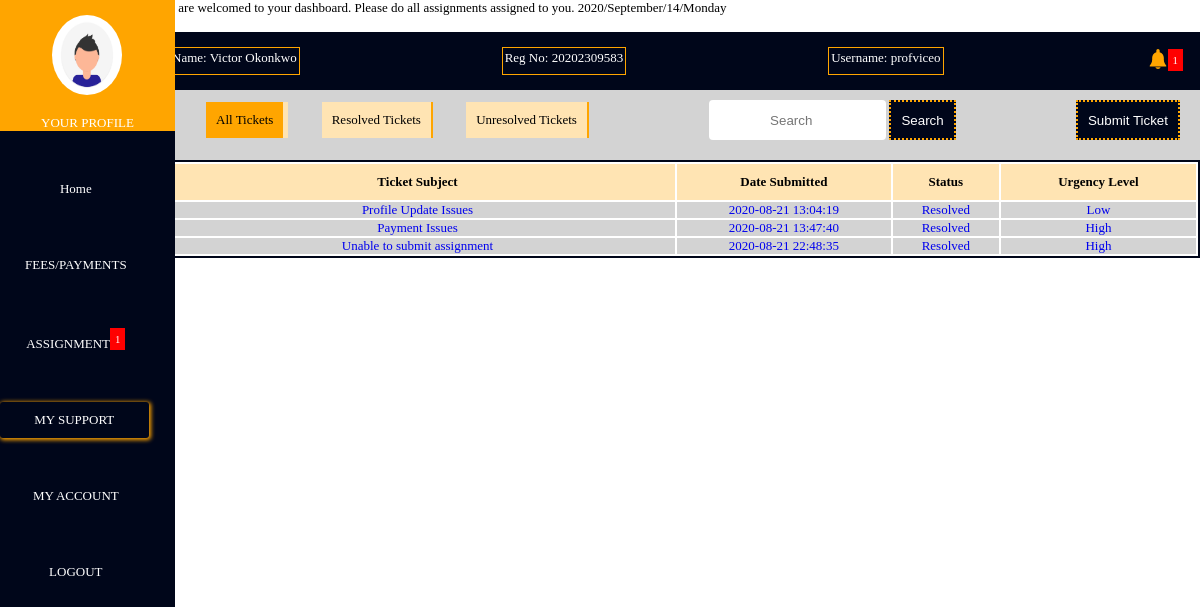
The page /Tickets.php (signed in) on the database its author committed.
### tables this page shows
CREATE TABLE `user_profile` (
  `id` int(11) NOT NULL,
  `user_id` int(11) NOT NULL,
  `Profile_img_stat` int(11) NOT NULL,
  `Reg_No` varchar(256) NOT NULL,
  `profilestatus` int(11) NOT NULL
);

CREATE TABLE `tickets` (
  `id` int(11) NOT NULL,
  `User_id` int(11) NOT NULL,
  `Subject` text NOT NULL,
  `Related` tinytext NOT NULL,
  `Urgency` tinytext NOT NULL,
  `Message` text NOT NULL,
  `is_active` tinytext NOT NULL,
  `FileName` varchar(256) NOT NULL,
  `Date` datetime NOT NULL DEFAULT current_timestamp()
);

### includes/Autoloader.inc.php (called while the page is built, shortened)
<?php
	function Autoloader($classname){
		$Ext = ".class.php";
		$url = "$_SERVER[HTTP_HOST]$_SERVER[REQUEST_URI]";
		if (preg_match("/includes/", $url)) {
			$path = "../classes/";
		}elseif(!preg_match("/includes/", $url)){
			$path = "classes/";
		}
		$filepath = $path.$classname.$Ext;
	}

### classes/Dbh.class.php (called while the page is built)
<?php
	Class Dbh{
		private $Host = 'localhost';
		private $User = 'root';
		private $Pwd = '';
		private $DbName = 'maraine';
		public function Connect(){
			$dsn = "mysql:host=".$this->Host.";dbname=".$this->DbName;
			$pdo = new PDO($dsn, $this->User , $this->Pwd);
			$pdo->setAttribute(PDO::ATTR_DEFAULT_FETCH_MODE , PDO::FETCH_ASSOC);
			return $pdo;
		}
	}

### classes/User.class.php (called while the page is built, shortened)
<?php
	class User extends Dbh{
		public function GetTickets(){
			$sql = "SELECT * FROM tickets WHERE User_id = ?";
			$stmt = $this->Connect()->prepare($sql);
			$stmt->execute([$_SESSION['userid']]);
			$tickets = $stmt->fetchAll();
			return $tickets;
		}
	}

### Tickets.php (the view, shortened to what this page needs)
<?php
	require_once 'includes/Autoloader.inc.php';
?>
<!DOCTYPE html>
<html>
<head>
	<link rel="stylesheet" type="text/css" href="css/header.css">
	<link rel="stylesheet" type="text/css" href="css/assignments.css">
</head><body>
<?php
 require 'template.php';
?>
</div>
	<div class="wrapper">
		<section class="ul_container">
		<ul>
			 <a href="Tickets.php"><li class="assign">All Tickets</li></a>
			<a href="Tickets.php?true"><li>Resolved Tickets</li></a>
			<a href="Tickets.php?false"><li>Unresolved Tickets</li></a>
			</ul>
			<form>
				<input type="search" name="search" placeholder="Search">
				<button type="submit" name="submit">Search</button>
			</form>
			<a href="subticket.php"><button type="submit" name="submit">Submit Ticket</button></a>
		</section>
		<section class="longrow">
			<table>
				<th>Ticket Subject</th>
				<th>Date Submitted</th>
				<th>Status</th>
				<th>Urgency Level</th>
			<tr>
		<?php
			$url = "$_SERVER[HTTP_HOST]$_SERVER[REQUEST_URI]";
			$tickets = new User();
			if(preg_match("/false/", $url)){
			$results = $tickets->GetActiveTickets();
			$count = count($results);
			if($count > 0){
				foreach ($results as $rowassign) {
					if($rowassign['is_active'] == 0){
						$status = "Resolved";
					}elseif($rowassign['is_active'] == 1){
						$status = "Active";
					}elseif($rowassign['is_active'] == 2){
						$status = "In Progress";
					}
					$id = $rowassign['id'];
					echo '<td><a href="ticket.php?Tid='.$id.'">'.$rowassign['Subject'].'</a></td>
						<td><a href="ticket.php?Tid='.$id.'">'.$rowassign['Date'].'</a></td>
						<td><a href="ticket.php?Tid='.$id.'">'.$status.'</a></td>
						<td><a href="ticket.php?Tid='.$id.'">'.$rowassign['Urgency'].'</a></td>
					</tr>';
				}
			}else{
				echo '<p class="error"> Opps! There was no result.</p>';
			}
			}else{
			$results = $tickets->GetTickets();
			$count = count($results);
			if($count > 0){
				foreach ($results as $rowassign) {
					if($rowassign['is_active'] == 0){
						$status = "Resolved";
					}elseif($rowassign['is_active'] == 1){
						$status = "Active";
					}elseif($rowassign['is_active'] == 2){
						$status = "In Progress";
					}
						$id = $rowassign['id'];
						echo '<td><a href="ticket.php?Tid='.$id.'">'.$rowassign['Subject'].'</a></td>
							<td><a href="ticket.php?Tid='.$id.'">'.$rowassign['Date'].'</a></td>
							<td><a href="ticket.php?Tid='.$id.'">'.$status.'</a></td>
							<td><a href="ticket.php?Tid='.$id.'">'.$rowassign['Urgency'].'</a></td>
						</tr>';
				}
			}else{
				echo '<p class="error"> Opps! There was no result. Try searching for another keyword</p>';
			}
		}
		?>

### template.php (shortened to what this page needs)
<body>
	<div class="main">
		<div class="body-1">
			<div class="container">
				<div class="container-1">
					<?php
					require_once 'includes/dbh.inc.php';
					$sql = "SELECT * FROM user_profile WHERE user_id = ?;";
					$stmt = mysqli_stmt_init($conn);
					if (!mysqli_stmt_prepare($stmt,$sql)) {
						'<img src="img/profile.png">Change Profile Image<label></label><br>';
					}else{
						$userid = $_SESSION['userid'];
						mysqli_stmt_bind_param($stmt, "s",$userid);
						mysqli_stmt_execute($stmt);
						$result = mysqli_stmt_get_result($stmt);
						while ($row = mysqli_fetch_assoc($result)) {
							if ($row['Profile_img_stat'] == 0) {
								echo '<div class="container-1"><a href="#"><img src="img/profile.png" class="profile_img"><br><br>YOUR PROFILE</a></div>';
							}else{
								echo '<div class="container-1" ><a href="#"><img src="img/profile'.$_SESSION['userid'].'.jpg?'.mt_rand().'" class="profile_img"><br><br>YOUR PROFILE</a></div>';
							}
						}
					}
				?>
				</div>
	<div class="container-2">
	<ul>
		<?php
		$url = "https://.$_SERVER[HTTP_HOST]$_SERVER[REQUEST_URI]";
		if (preg_match("/index/", $url)) {
			echo '<li class="active"><a href="index.php">Home</a></li>
		<li><a href="#">FEES/PAYMENTS</a></li>
		<li><a href="assignments.php">ASSIGNMENT<sup class="bell">1</sup></a></li>
		<li><a href="tickets.php">MY SUPPORT</a></li>
		<li ><a href="accountdetails.php">MY ACCOUNT</a></li>
		<li><a href="includes/logout.inc.php?logout=valid">LOGOUT</a></li>';
		}elseif (preg_match("/(icket)\.php/", $url) || preg_match("/(ickets)\.php/", $url)) {
			echo '<li><a href="index.php">Home</a></li>
		<li><a href="#">FEES/PAYMENTS</a></li>
		<li><a href="assignments.php">ASSIGNMENT<sup class="bell">1</sup></a></li>
		<li  class="active"><a href="tickets.php">MY SUPPORT</a></li>
		<li ><a href="accountdetails.php">MY ACCOUNT</a></li>
		<li><a href="includes/logout.inc.php?logout=valid">LOGOUT</a></li>';
		}
		?>
	</ul>
    </div>
	</div>
	<div class="body-2">
		<marquee class="header_marquee">You are welcomed to your dashboard. Please do all assignments assigned to you.
			 <?php
			  $currentime = getdate();
			 echo $currentime['year']."/".$currentime['month']."/".$currentime['mday']."/".$currentime['weekday'];
			 ?>
			 </marquee><br>
			 <div class="student_details">
			 	<ul>
			 		<li>Name: <?php
			 		if (!isset($_SESSION['name'])) {
			 		 	echo "";
			 		 } else{
			 		 	echo $_SESSION['name'];
			 		 }
			 		 ?></li>
			 		<li>Reg No: <?php
			 			if (!isset($_SESSION['regno'])) {
			 				echo "";
			 			}else{
			 				echo $_SESSION['regno'];
			 			}
			 		?></li>
			 		<li>Username: <?php
			 			if (!isset($_SESSION['username'])) {
			 				echo "";
			 			}else{
			 				echo $_SESSION['username'];
			 			}
			 		?></li>
			 		<li><sup class="bell">1</sup></li>
			 	</ul>
			 </div>
	</div>
</div>

### css/header.css (style rules this page uses)
* { box-sizing: border-box; padding: 0; margin: 0; }
body { height: 2000px; font-family: cursive; font-weight: lighter; font-size: 13px; }
.main { display:flex; z-index: 100; }
.body-1 { width: 30%; height: 100%; flex: 1; }
.body-2 { padding-left: 10px; flex: 7; position: fixed; width: 88%; background-color: white; left: 12%; }
.container { position: fixed; height: 100%; background-color: #00061a; display: flex; flex-direction: column; z-index: 100; width: 175px; }
.container-1 { display: flex; justify-content: space-around; background-color: #ffa500; text-align: center; }
.container-1 a { text-decoration: none; color: white; }
.profile_img { width: 70px; height: 80px; margin-top: 15px; border-radius: 50% 50% 50% 50%; }
.container-2 { display: flex; text-align: center; }
.container-2 ul { list-style: none; align-items: center; }
.container-2 ul li { padding: 10px; margin-top: 40px; }
.container-2 ul li a { text-decoration: none; color: white; padding: 15px; }
.container-2 ul li:hover,.active { box-shadow: 1px 1px 4px 1px #ffa500; width: 98%; border-radius: 3px; }
.student_details { background-color: #00061a; padding: 15px; }
.student_details ul { list-style: none; display: flex; justify-content: space-between; }
.student_details ul li { border: 1.4px solid #ffa500; padding: 2px; color: white; cursor: pointer; }
.student_details ul li:last-child { border: none; }
.bell { padding:5px; background-color: red; cursor: pointer; }

### css/assignments.css (style rules this page uses)
.wrapper { width: 87%; margin-top: 80px; margin-left: 13%; color: black; }
button { cursor: pointer; }
section.ul_container { display: flex; justify-content: space-between; align-items: center; padding: 20px; background-color: lightgrey; }
section.ul_container ul { list-style: none; }
section.ul_container ul li { display: inline-flex; margin-left: 30px; padding: 10px; border-right: 2px solid #ffa500; background-color: #ffe4b3; cursor: pointer; }
section.ul_container ul a { text-decoration: none; color: black; }
section.ul_container ul li:hover,section.ul_container ul li.assign { background-color: #ffa500; border-right: 5px solid #ffe4b3; }
section.ul_container input[type=search] { height: 40px; text-align: center; outline:none; border-radius: 4px; border: none; }
section.ul_container button { height: 40px; padding: 10px; background-color: #00061a; outline: none; border: 2px dotted #ffa500; color: white; }
section.longrow table { width: 100%; text-align: center; border: 2px solid #00061a; }
section.longrow table th { padding: 10px; background-color: #ffe4b3; }
section.longrow table tr { border-right: 3px solid #ffa500; background-color: lightgrey; cursor: pointer; }
section.longrow table tr td a { text-decoration: none; }
section.longrow table th:nth-child(1) { width: 50%; }

### rows shown on the page
user_profile: Profile_img_stat 0 (drawn)
tickets: Subject "Profile Update Issues", Date "2020-08-21 13:04:19", is_active "Resolved", Urgency "Low"
tickets: Subject "Payment Issues", Date "2020-08-21 13:47:40", is_active "Resolved", Urgency "High"
tickets: Subject "Unable to submit assignment", Date "2020-08-21 22:48:35", is_active "Resolved", Urgency "High"

### other values the page prints
$currentime['year'] "2020"
$currentime['month'] "September"
$currentime['mday'] "14"
$currentime['weekday'] "Monday"
$_SESSION['name'] "Victor Okonkwo"
$_SESSION['regno'] "20202309583"
$_SESSION['username'] "profviceo"
